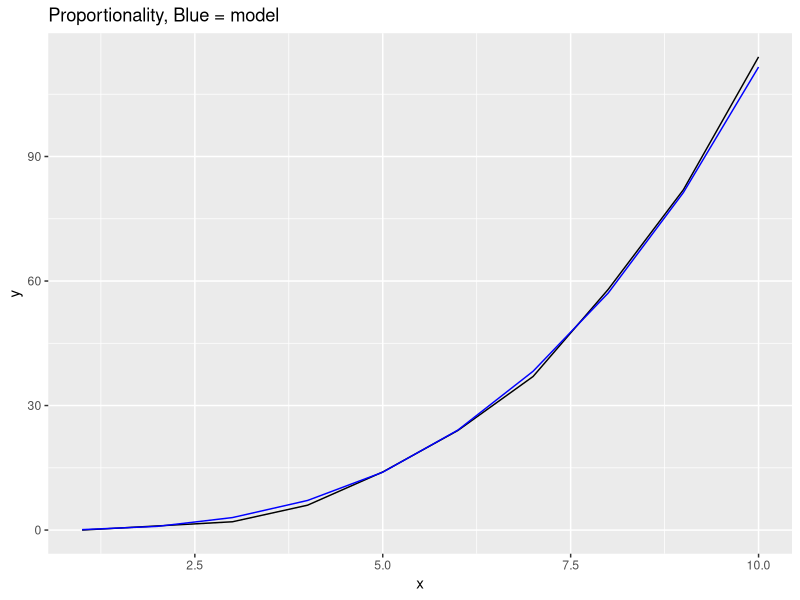
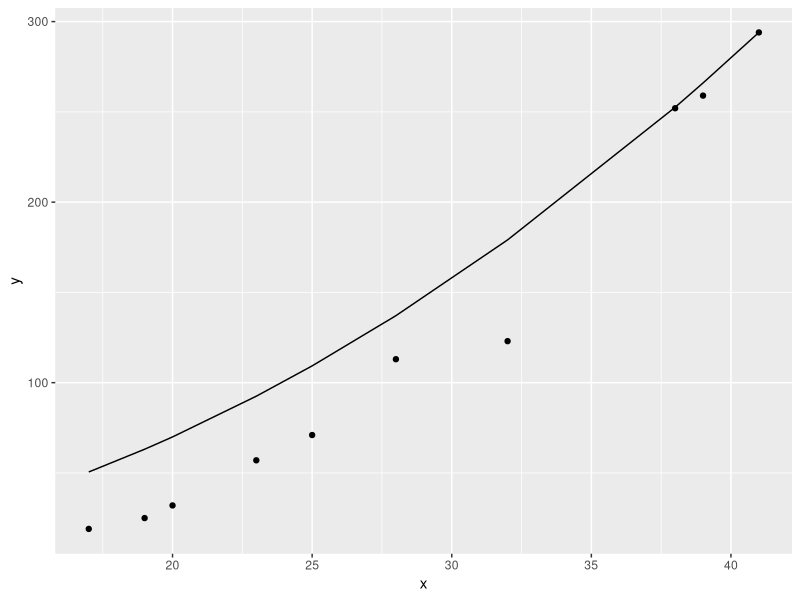
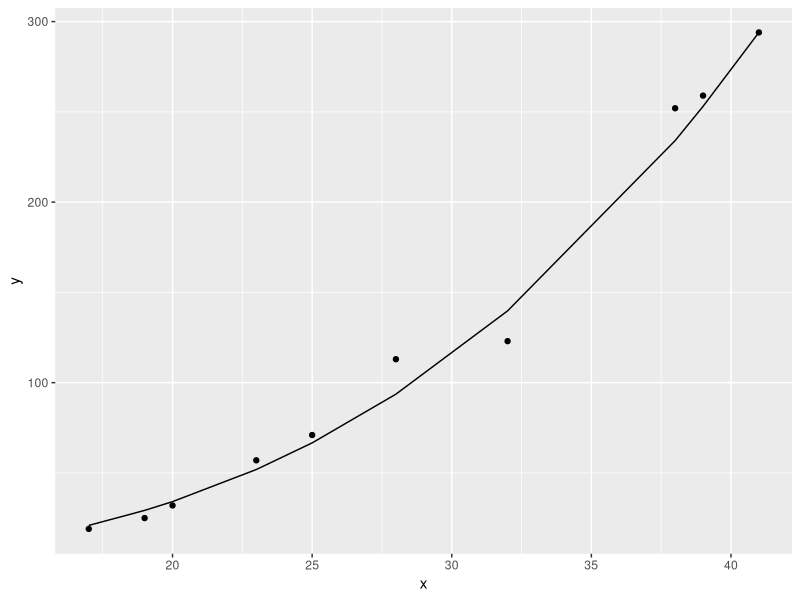

R code for these plots, in order:
## ---- chunk 1
library(ggplot2)

y <- c(0,1,2,6,14,24,37,58,82,114)
x <- c(1,2,3,4,5,6,7,8,9,10)
x3 <- x^3
k <- y / x3
prop <- x3 * k
mk <- median(k)
propm <-  mk * x3
data <- data.frame(x,y,x3,k,prop,propm)
knitr::kable(data)

f1 <- ggplot(data) + geom_line(aes(x=x, y=y)) + geom_line(aes(x=x, y=propm), colour="blue") + labs(title="Proportionality, Blue = model")
f1
## ---- chunk 2
x <- c(17,19,20,23,25,28,32,38,39,41)
y <- c(19,25,32,57,71,113,123,252,259,294)
## ---- chunk 3
V <- y * 10 * 144 #144 is board
dh2 <- (x * 0.5)^2
df1 <- data.frame(x,y,dh2,V)
k <- V[10] / dh2[10]
k
V3 <- k * dh2
Vf <- V3 / 144
df2 <- cbind(df1, V3, Vf)


#Model vs data
f1 <- ggplot(df2) + geom_point(aes(x=x, y=y)) + geom_line(aes(x=x, y=Vf / 10)) 
f1
## ---- chunk 4
y3 <- y * 10 * 144
x3 <- x ^ 3
df <- data.frame(x, y, x3, y3)
k <- y3[10] / x3[10]
k
in3 <- k * x3
Vf <- in3 / 144
df <- cbind(df, in3, Vf)

#Model vs data
f2 <- ggplot(df) + geom_point(aes(x=x, y=y)) + geom_line(aes(x=x, y=Vf / 10)) 
f2
